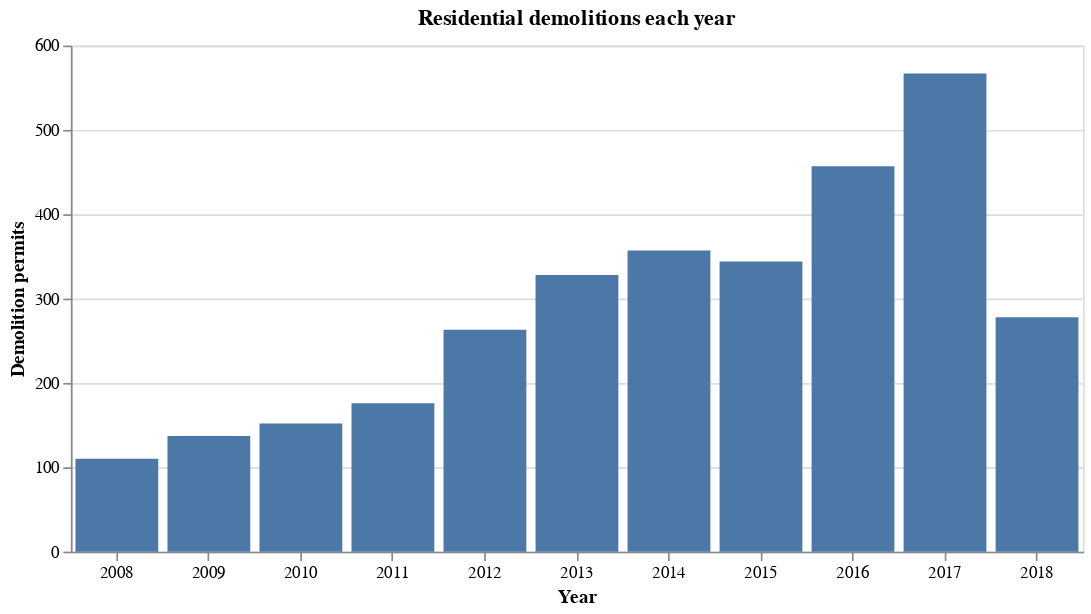

This figure's notebook cell:
### Code cell
# make chart
alt.Chart(demos_by_year.reset_index(), title="Residential demolitions each year").mark_bar().encode(
    x=alt.X("Year:O", axis=alt.Axis(title="Year", labelAngle=0)),
    y=alt.Y("Count:Q", axis=alt.Axis(title="Demolition permits")),
).properties(width=600)

### Figure 1 — Vega-Lite specification as saved in the notebook (floating-point values rounded to 4 significant figures)
{"$schema": "https://vega.github.io/schema/vega-lite/v2.4.1.json", "config": {"view": {"height": 300, "width": 400}}, "data": {"values": [{"Count": 567, "Year": "2017", "index": 0}, {"Count": 457, "Year": "2016", "index": 1}, {"Count": 357, "Year": "2014", "index": 2}, {"Count": 344, "Year": "2015", "index": 3}, {"Count": 328, "Year": "2013", "index": 4}, {"Count": 278, "Year": "2018", "index": 5}, {"Count": 263, "Year": "2012", "index": 6}, {"Count": 176, "Year": "2011", "index": 7}, {"Count": 152, "Year": "2010", "index": 8}, {"Count": 137, "Year": "2009", "index": 9}, {"Count": 110, "Year": "2008", "index": 10}]}, "encoding": {"x": {"axis": {"labelAngle": 0, "title": "Year"}, "field": "Year", "type": "ordinal"}, "y": {"axis": {"title": "Demolition permits"}, "field": "Count", "type": "quantitative"}}, "mark": "bar", "title": "Residential demolitions each year", "width": 600}
